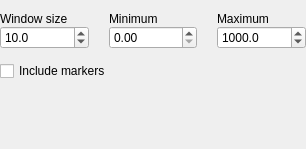
<?xml version="1.0" encoding="UTF-8"?>
<ui version="4.0">
 <class>WebDialogRatioMatrixSettings</class>
 <widget class="QWidget" name="WebDialogRatioMatrixSettings">
  <property name="geometry">
   <rect>
    <x>0</x>
    <y>0</y>
    <width>306</width>
    <height>149</height>
   </rect>
  </property>
  <property name="windowTitle">
   <string>Form</string>
  </property>
  <layout class="QVBoxLayout" name="verticalLayout_5">
   <property name="spacing">
    <number>0</number>
   </property>
   <property name="leftMargin">
    <number>0</number>
   </property>
   <property name="topMargin">
    <number>0</number>
   </property>
   <property name="rightMargin">
    <number>0</number>
   </property>
   <property name="bottomMargin">
    <number>0</number>
   </property>
   <item>
    <widget class="DialogLineEditEx" name="matrixTitleEdit" native="true"/>
   </item>
   <item>
    <spacer name="verticalSpacer_4">
     <property name="orientation">
      <enum>Qt::Vertical</enum>
     </property>
     <property name="sizeType">
      <enum>QSizePolicy::Fixed</enum>
     </property>
     <property name="sizeHint" stdset="0">
      <size>
       <width>0</width>
       <height>6</height>
      </size>
     </property>
    </spacer>
   </item>
   <item>
    <widget class="DialogTextEditEx" name="matrixCommentEdit" native="true"/>
   </item>
   <item>
    <spacer name="verticalSpacer_3">
     <property name="orientation">
      <enum>Qt::Vertical</enum>
     </property>
     <property name="sizeType">
      <enum>QSizePolicy::Fixed</enum>
     </property>
     <property name="sizeHint" stdset="0">
      <size>
       <width>0</width>
       <height>6</height>
      </size>
     </property>
    </spacer>
   </item>
   <item>
    <layout class="QHBoxLayout" name="horizontalLayout">
     <item>
      <layout class="QVBoxLayout" name="verticalLayout_2">
       <item>
        <widget class="QLabel" name="WindowSizeLabel">
         <property name="sizePolicy">
          <sizepolicy hsizetype="Preferred" vsizetype="Maximum">
           <horstretch>0</horstretch>
           <verstretch>0</verstretch>
          </sizepolicy>
         </property>
         <property name="text">
          <string>Window size</string>
         </property>
        </widget>
       </item>
       <item>
        <widget class="QDoubleSpinBox" name="WindowSizeSpinBox">
         <property name="decimals">
          <number>1</number>
         </property>
         <property name="minimum">
          <double>0.100000000000000</double>
         </property>
         <property name="maximum">
          <double>100000.000000000000000</double>
         </property>
         <property name="value">
          <double>10.000000000000000</double>
         </property>
        </widget>
       </item>
      </layout>
     </item>
     <item>
      <spacer name="horizontalSpacer">
       <property name="orientation">
        <enum>Qt::Horizontal</enum>
       </property>
       <property name="sizeType">
        <enum>QSizePolicy::Fixed</enum>
       </property>
       <property name="sizeHint" stdset="0">
        <size>
         <width>20</width>
         <height>0</height>
        </size>
       </property>
      </spacer>
     </item>
     <item>
      <layout class="QVBoxLayout" name="verticalLayout_3">
       <item>
        <widget class="QLabel" name="MinimumLabel">
         <property name="sizePolicy">
          <sizepolicy hsizetype="Preferred" vsizetype="Maximum">
           <horstretch>0</horstretch>
           <verstretch>0</verstretch>
          </sizepolicy>
         </property>
         <property name="text">
          <string>Minimum</string>
         </property>
        </widget>
       </item>
       <item>
        <widget class="QDoubleSpinBox" name="MinimumSpinBox">
         <property name="maximum">
          <double>100.000000000000000</double>
         </property>
         <property name="singleStep">
          <double>0.100000000000000</double>
         </property>
        </widget>
       </item>
      </layout>
     </item>
     <item>
      <spacer name="horizontalSpacer_2">
       <property name="orientation">
        <enum>Qt::Horizontal</enum>
       </property>
       <property name="sizeType">
        <enum>QSizePolicy::Fixed</enum>
       </property>
       <property name="sizeHint" stdset="0">
        <size>
         <width>20</width>
         <height>0</height>
        </size>
       </property>
      </spacer>
     </item>
     <item>
      <layout class="QVBoxLayout" name="verticalLayout_4">
       <item>
        <widget class="QLabel" name="MaximumLabel">
         <property name="sizePolicy">
          <sizepolicy hsizetype="Preferred" vsizetype="Maximum">
           <horstretch>0</horstretch>
           <verstretch>0</verstretch>
          </sizepolicy>
         </property>
         <property name="text">
          <string>Maximum</string>
         </property>
        </widget>
       </item>
       <item>
        <widget class="QDoubleSpinBox" name="MaximumSpinBox">
         <property name="decimals">
          <number>1</number>
         </property>
         <property name="minimum">
          <double>0.100000000000000</double>
         </property>
         <property name="maximum">
          <double>10000000000.000000000000000</double>
         </property>
         <property name="singleStep">
          <double>0.100000000000000</double>
         </property>
         <property name="value">
          <double>1000.000000000000000</double>
         </property>
        </widget>
       </item>
      </layout>
     </item>
    </layout>
   </item>
   <item>
    <spacer name="verticalSpacer_2">
     <property name="orientation">
      <enum>Qt::Vertical</enum>
     </property>
     <property name="sizeType">
      <enum>QSizePolicy::Fixed</enum>
     </property>
     <property name="sizeHint" stdset="0">
      <size>
       <width>0</width>
       <height>12</height>
      </size>
     </property>
    </spacer>
   </item>
   <item>
    <widget class="QCheckBox" name="IncludeMarkersCheckBox">
     <property name="text">
      <string>Include markers</string>
     </property>
    </widget>
   </item>
   <item>
    <spacer name="verticalSpacer">
     <property name="orientation">
      <enum>Qt::Vertical</enum>
     </property>
     <property name="sizeType">
      <enum>QSizePolicy::MinimumExpanding</enum>
     </property>
     <property name="sizeHint" stdset="0">
      <size>
       <width>0</width>
       <height>32</height>
      </size>
     </property>
    </spacer>
   </item>
  </layout>
 </widget>
 <customwidgets>
  <customwidget>
   <class>DialogLineEditEx</class>
   <extends>QWidget</extends>
   <header location="global">ui/controls/dialog_line_edit_ex.h</header>
   <container>1</container>
  </customwidget>
  <customwidget>
   <class>DialogTextEditEx</class>
   <extends>QWidget</extends>
   <header>ui/controls/dialog_text_edit_ex.h</header>
   <container>1</container>
  </customwidget>
 </customwidgets>
 <resources/>
 <connections/>
</ui>
